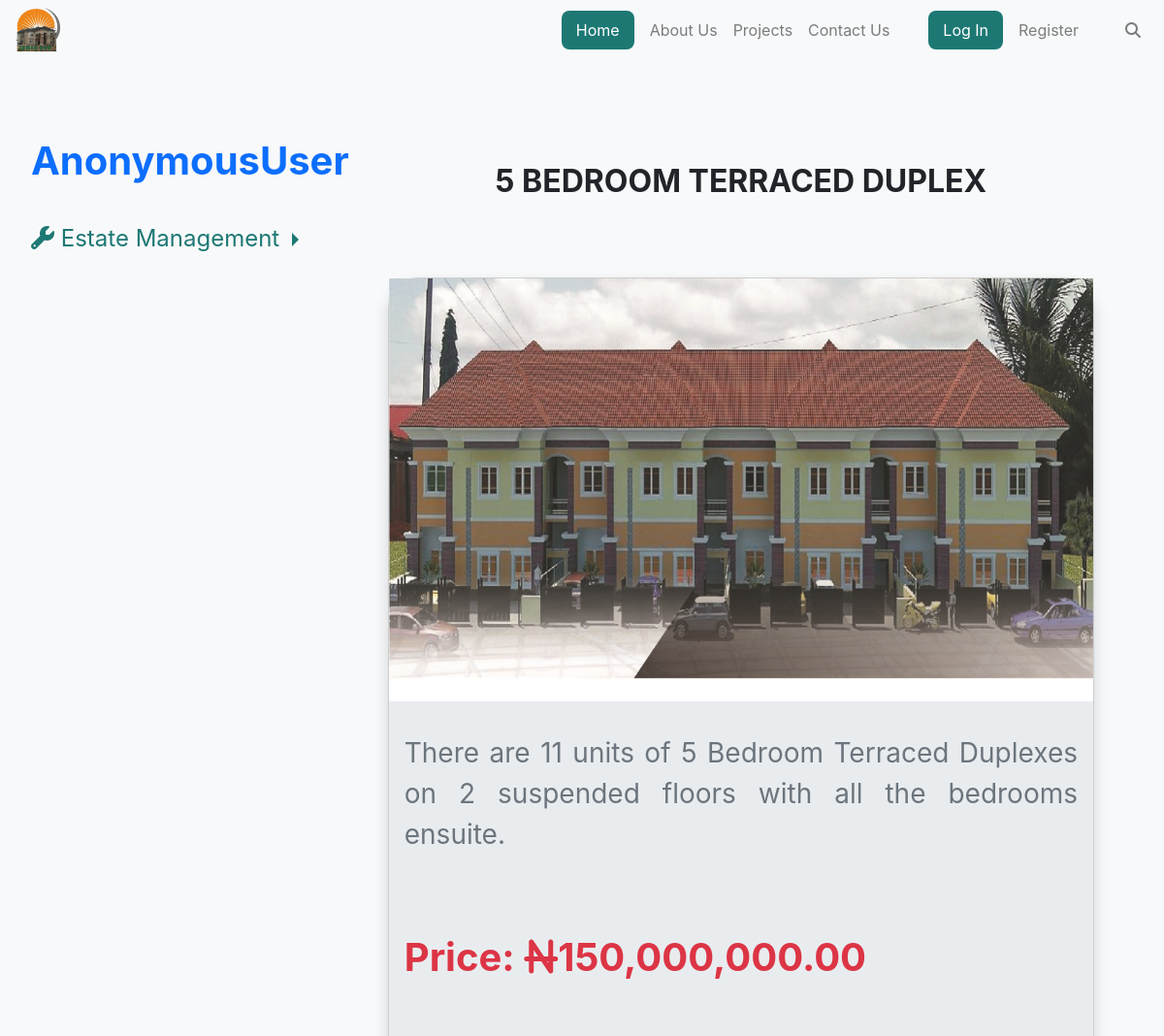
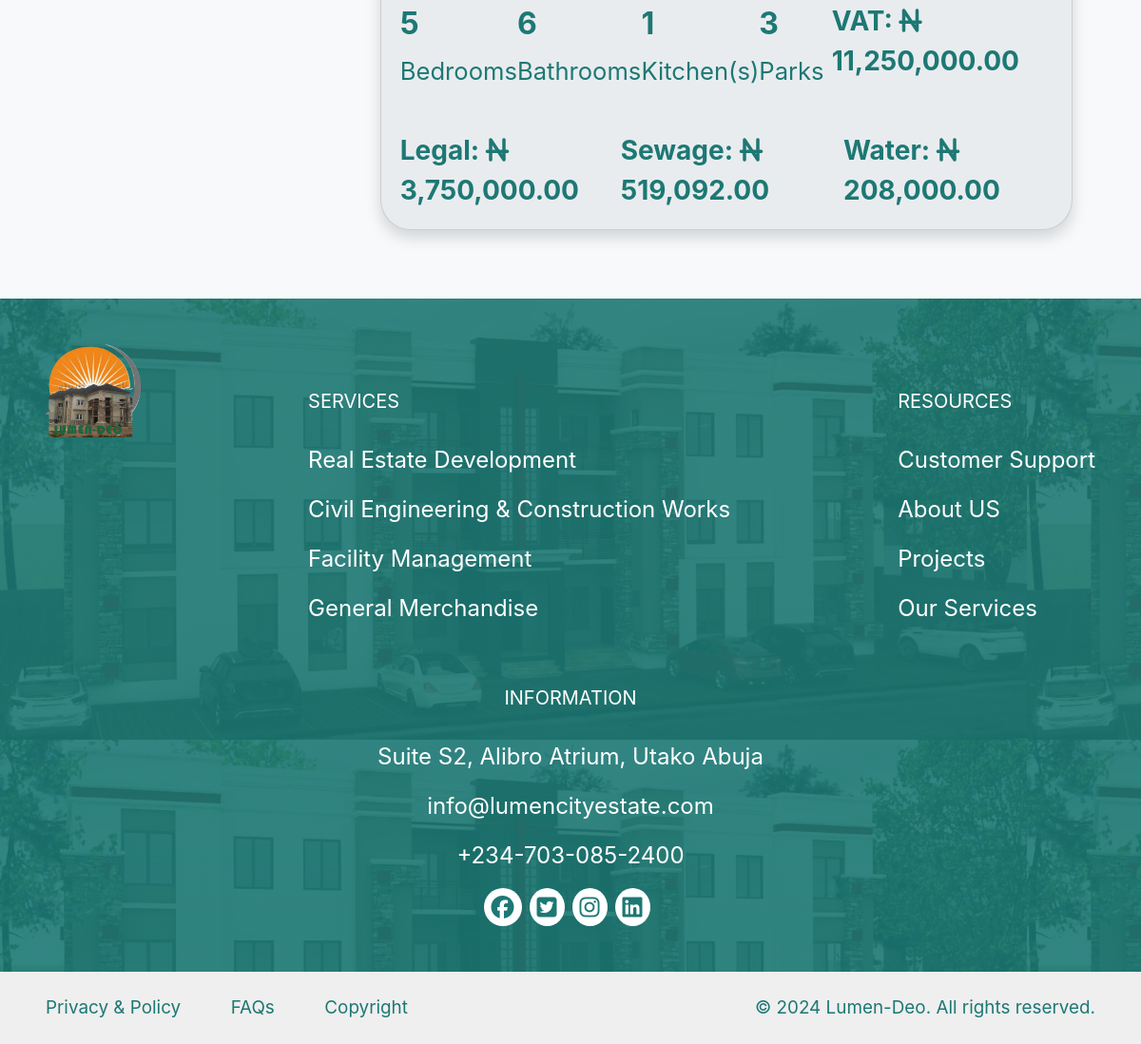
//prototype/1, run on the app's committed database (2 pictures, top to bottom).
### lumenapp/models.py (models this page shows, shortened)
class Prototype(models.Model):
    author = models.ForeignKey(User, related_name="prototype_creator", on_delete=models.CASCADE)
    project = models.ForeignKey(Project, related_name="project_prototypes", on_delete=models.CASCADE)
    prototype_name = models.CharField(max_length=800)
    prototype_img = models.ImageField(null=True, blank=True, upload_to='prototype_images')
    prototype_description = models.TextField()
    prototype_size = models.DecimalField(max_digits=12, decimal_places=2, null=True)
    prototype_price = models.DecimalField(max_digits=11, decimal_places=2)
    num_of_bedrooms = models.PositiveIntegerField(default=0)
    num_of_bathrooms = models.PositiveIntegerField(default=0)
    num_of_kitchen = models.PositiveIntegerField(default=0)
    num_of_parking_space = models.PositiveIntegerField(default=0)
    proto_date = models.DateTimeField(auto_now=True)
    legal_fee = models.DecimalField(max_digits=11, decimal_places=2, null=True, blank=True)
    VAT_fee = models.DecimalField(max_digits=11, decimal_places=2, null=True, blank=True)
    sewage_fee = models.DecimalField(max_digits=11, decimal_places=2)
    water_fee = models.DecimalField(max_digits=11, decimal_places=2)

### lumenapp/views.py (the view)
# urls.py: path("prototype/<int:id>", views.prototype_item, name="prototype_item"),
def prototype_item(request, id):
    prototype = Prototype.objects.get(id=id)
    prototypes = Prototype.objects.filter(project=prototype.project)
    categories = UserCategory.objects.all() # Show all user categories
    users = NewUser.objects.all() # Get all users
    projects = Project.objects.all().order_by('date') # All projects posted by the author
    context = {
        "projects": projects,
        "users": users,
        "prototypes": prototypes,
        "categories": categories,
        "prototype": prototype,
    }
    return render(request, "lumenapp/prototype_item.html", context)

### lumenapp/templates/lumenapp/prototype_item.html (shortened to what this page needs)
{% extends "lumenapp/layout.html" %}
{% load static %}
{% block body %}
<section id="projects" class="project-container d-flex bg-body-tertiary m-auto p-5 my-5">
  <nav class="nav flex-column got-nav d-inline-flex mt-4">
     {% if user_id %}
     <a class="nav-link fs-1 mt-5 p-3" href="{% url 'profile' user_id=user.id %}"><strong>{{ user }}</strong></a>
     {% else %}
     <a class="nav-link fs-1 mt-5 p-3" href=""><strong>{{ user }}</strong></a>
     {% endif %}
    <li class="nav-item dropright">
      <a class="nav-link dropdown-toggle icon mt-2" href="#" role="button" data-toggle="dropdown" aria-expanded="false">
        <i class="fa-solid fa-wrench"></i> Estate Management
      </a>
    </li>
  </nav>
  <section class="d-flex flex-column p-4">
    <h2 class="mt-5 pt-5 fw-bold text-center text-uppercase">{{ prototype.prototype_name }}</h2>
    <div class="pt-5">
        <div class="mt-4">
            <div class="card rounded-5 shadow shadow-hover bg-body-secondary">
                <div class="d-block w-100">
                    <img src="{{ prototype.prototype_img.url }}" alt="{{ prototype.prototype_title}}" class="d-block w-100">
                </div>
                <div class="py-3">
                    <p class="card-title pricing-card-title text-secondary text-justify fs-3 p-3">{{ prototype.prototype_description }}</p>
                </div>
                <div class="p-3">
                    <p class="my-3 fw-bold icon text-danger fs-1">Price: <i class="fa-solid fa-naira-sign"></i>{{ prototype.prototype_price|floatformat:"2g" }}</p>
                </div>
                <div class="card-body d-flex justify-content-between">
                    <span class="fw-bold fs-2 proj">{{ prototype.num_of_bedrooms }}<small class="fw-600"> Bedrooms</small></span>
                    <span class="fw-bold fs-2 proj">{{ prototype.num_of_bathrooms }}<small class="fw-600"> Bathrooms</small></span>
                    <span class="fw-bold fs-2 proj">{{ prototype.num_of_kitchen }}<small class="fw-600"> Kitchen(s)</small></span>
                    <span class="fw-bold fs-2 proj">{{ prototype.num_of_parking_space }}<small class="fw-600"> Parks</small></span>
                    <span class="fw-bold fs-3 proj">VAT: <i class="fa-solid fa-naira-sign"></i>{{ prototype.VAT_fee|floatformat:"2g" }}</span>
                </div>
                <div class="card-body d-flex justify-content-between">
                    <span class="fw-bold fs-3 proj">Legal: <i class="fa-solid fa-naira-sign"></i>{{ prototype.legal_fee|floatformat:"2g" }}</span>
                    <span class="fw-bold fs-3 proj">Sewage: <i class="fa-solid fa-naira-sign"></i>{{ prototype.sewage_fee|floatformat:"2g" }}</span>
                    <span class="fw-bold fs-3 proj">Water: <i class="fa-solid fa-naira-sign"></i>{{ prototype.water_fee|floatformat:"2g" }}</span>
                </div>
            </div>
        </div>
    </div>
  </section>
</section>
{% endblock %}

### lumenapp/static/lumenapp/css/style.css (style rules this page uses)
.got-nav { margin-left: -2rem !important; }
.home, body { margin: 0 !important; padding: 0 !important; }
.fa-house, .fa-location-dot, .proj { color: #1D7874; }
.icon { color: #1D7874; font-size: 1.5rem; }
.project-container { text-decoration: none !important; }

### data on the page
Prototype: prototype_name "5 BEDROOM TERRACED DUPLEX", prototype_img (picture), prototype_description "There are 11 units of 5 Bedroom Terraced Duplexes on 2 suspended floors with all the bedrooms ensuite.", prototype_price "150,000,000.00", num_of_bedrooms "5", num_of_bathrooms "6", num_of_kitchen "1", num_of_parking_space "3", VAT_fee "11,250,000.00", legal_fee "3,750,000.00", sewage_fee "519,092.00", water_fee "208,000.00"

### other printed values
{{ user }} "AnonymousUser"
